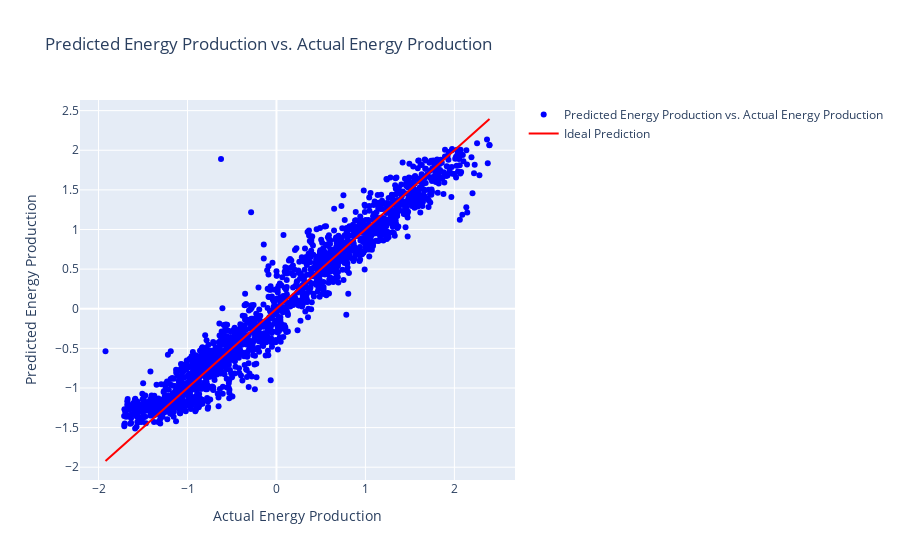

Notebook code cell kept with this figure:
### Code cell
import plotly.graph_objects as go

y_pred = gradient_boosting.predict(X_test)


fig = go.Figure()
fig.add_trace(go.Scatter(x=y_test, y=y_pred, mode='markers',
                         marker=dict(color='blue'),
                         name='Predicted Energy Production vs. Actual Energy Production'))
fig.add_trace(go.Scatter(x=[min(y_test), max(y_test)], y=[min(y_test), max(y_test)],
                         mode='lines',
                         marker=dict(color='red'),
                         name='Ideal Prediction'))
fig.update_layout(
    title='Predicted Energy Production vs. Actual Energy Production ',
    xaxis_title='Actual Energy Production',
    yaxis_title='Predicted Energy Production'
)
fig.show()

### Figure 1 — Plotly figure (JSON) as saved in the notebook; plotly's stock layout.template omitted (floating-point values rounded to 4 significant figures; data arrays with more than 128 entries replaced by an {"elided": "..."} marker saying what was removed)
{"data": [{"marker": {"color": "blue"}, "mode": "markers", "name": "Predicted Energy Production vs. Actual Energy Production", "type": "scatter", "x": {"elided": "1914 float values"}, "y": {"elided": "1914 float values"}}, {"marker": {"color": "red"}, "mode": "lines", "name": "Ideal Prediction", "type": "scatter", "x": [-1.922, 2.395], "y": [-1.922, 2.395]}], "layout": {"title": {"text": "Predicted Energy Production vs. Actual Energy Production "}, "xaxis": {"title": {"text": "Actual Energy Production"}}, "yaxis": {"title": {"text": "Predicted Energy Production"}}}}
